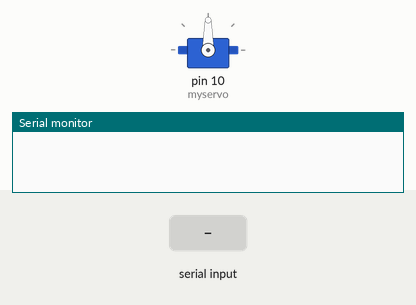
Recording of a sketch running on a simulated Arduino Uno, built with avr-gcc and run on an emulated ATmega328P. On the bench: servo, the last lines printed to the serial monitor. The test bench sets the inputs (shaded band).

Above: at 1.2 s.
1.3 s: byte 30 received over Serial
At 2.0 s:
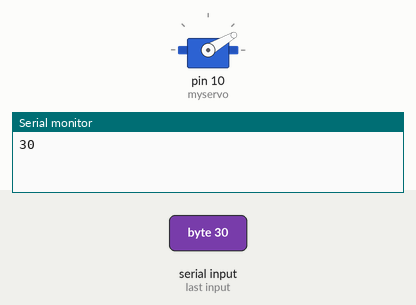
2.8 s: byte 120 received over Serial
At 3.2 s:
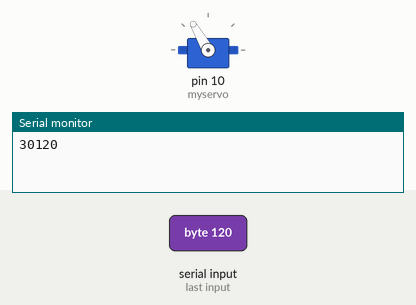
Timing chart, 0 to 5.8 s (numbered marks = the images above; inputs shaded):
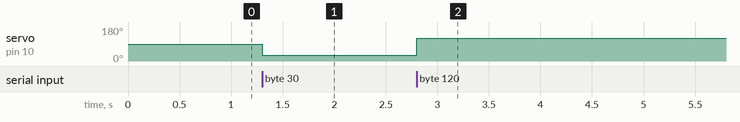

The sketch:

Servopos.ino
```cpp
  //int delay =1000; //delay;
#include <Servo.h>

Servo myservo;  // create servo object to control a servo

void setup() {
  Serial.begin(9600); //starta porta serial
  myservo.attach(10);  // attaches the servo on pin 9 to the servo object
}

void loop() {
  while(Serial.available()==0){}; //espera por info pela porta serial
  int pos = Serial.read(); // le a porta serial
  Serial.print(pos);

  //delay(2000);

  myservo.write(pos);                  // sets the servo position according to the scaled value


}
```

Measured:
- after the input at 1.3 s, servo on pin 10 (myservo): 90° → 30° at once
- after the input at 2.8 s, servo on pin 10 (myservo): 30° → 120° at once
